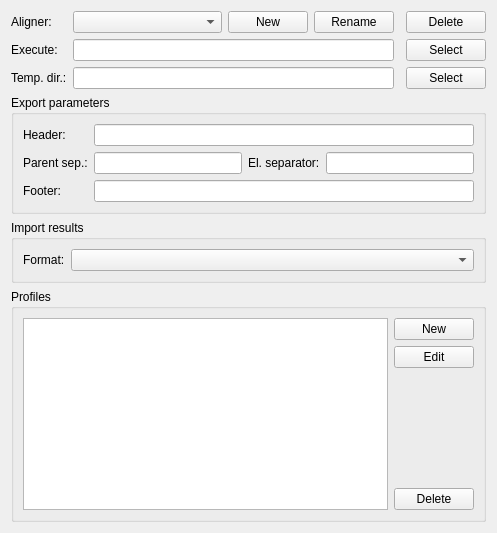
     <widget class="QWidget" name="tab_aligner">
      <attribute name="title">
       <string>Aligner</string>
      </attribute>
      <layout class="QGridLayout" name="gridLayout_2">
       <item row="0" column="0">
        <widget class="QLabel" name="label_aligner">
         <property name="text">
          <string>Aligner:</string>
         </property>
        </widget>
       </item>
       <item row="0" column="1">
        <widget class="QComboBox" name="sel_aligner">
         <property name="sizePolicy">
          <sizepolicy hsizetype="Expanding" vsizetype="Fixed">
           <horstretch>0</horstretch>
           <verstretch>0</verstretch>
          </sizepolicy>
         </property>
        </widget>
       </item>
       <item row="0" column="2">
        <widget class="QPushButton" name="newAlButton">
         <property name="text">
          <string>New</string>
         </property>
        </widget>
       </item>
       <item row="0" column="7">
        <widget class="QPushButton" name="delAlButton">
         <property name="text">
          <string>Delete</string>
         </property>
        </widget>
       </item>
       <item row="1" column="0">
        <widget class="QLabel" name="label_exec">
         <property name="sizePolicy">
          <sizepolicy hsizetype="Maximum" vsizetype="Preferred">
           <horstretch>0</horstretch>
           <verstretch>0</verstretch>
          </sizepolicy>
         </property>
         <property name="text">
          <string>Execute:</string>
         </property>
        </widget>
       </item>
       <item row="1" column="1" colspan="5">
        <widget class="QLineEdit" name="edit_exec"/>
       </item>
       <item row="1" column="7">
        <widget class="QPushButton" name="selExecButton">
         <property name="text">
          <string>Select</string>
         </property>
        </widget>
       </item>
       <item row="2" column="0">
        <widget class="QLabel" name="label_tmpdir">
         <property name="text">
          <string>Temp. dir.:</string>
         </property>
        </widget>
       </item>
       <item row="2" column="1" colspan="5">
        <widget class="QLineEdit" name="edit_tmpdir"/>
       </item>
       <item row="2" column="7">
        <widget class="QPushButton" name="selTmpDirButton">
         <property name="text">
          <string>Select</string>
         </property>
        </widget>
       </item>
       <item row="3" column="0" colspan="8">
        <widget class="QGroupBox" name="alexportBox">
         <property name="sizePolicy">
          <sizepolicy hsizetype="Expanding" vsizetype="Preferred">
           <horstretch>0</horstretch>
           <verstretch>0</verstretch>
          </sizepolicy>
         </property>
         <property name="title">
          <string>Export parameters</string>
         </property>
         <layout class="QGridLayout" name="gridLayout_4">
          <item row="1" column="0">
           <widget class="QLabel" name="label_parSep">
            <property name="text">
             <string>Parent sep.:</string>
            </property>
           </widget>
          </item>
          <item row="1" column="1">
           <widget class="QLineEdit" name="edit_parSep"/>
          </item>
          <item row="1" column="2">
           <widget class="QLabel" name="label_elSep">
            <property name="text">
             <string>El. separator:</string>
            </property>
           </widget>
          </item>
          <item row="1" column="3">
           <widget class="QLineEdit" name="edit_elSep"/>
          </item>
          <item row="0" column="0">
           <widget class="QLabel" name="label_header">
            <property name="text">
             <string>Header:</string>
            </property>
           </widget>
          </item>
          <item row="0" column="1" colspan="3">
           <widget class="QLineEdit" name="edit_header"/>
          </item>
          <item row="2" column="0">
           <widget class="QLabel" name="label_footer">
            <property name="text">
             <string>Footer:</string>
            </property>
           </widget>
          </item>
          <item row="2" column="1" colspan="3">
           <widget class="QLineEdit" name="edit_footer"/>
          </item>
         </layout>
        </widget>
       </item>
       <item row="4" column="0" colspan="8">
        <widget class="QGroupBox" name="alimportBox">
         <property name="title">
          <string>Import results</string>
         </property>
         <layout class="QGridLayout" name="gridLayout_5">
          <item row="0" column="0">
           <widget class="QLabel" name="label_impRes">
            <property name="text">
             <string>Format:</string>
            </property>
           </widget>
          </item>
          <item row="0" column="1">
           <widget class="QComboBox" name="sel_impRes">
            <property name="sizePolicy">
             <sizepolicy hsizetype="Expanding" vsizetype="Fixed">
              <horstretch>0</horstretch>
              <verstretch>0</verstretch>
             </sizepolicy>
            </property>
           </widget>
          </item>
         </layout>
        </widget>
       </item>
       <item row="5" column="0" colspan="8">
        <widget class="QGroupBox" name="alprofilesBox">
         <property name="title">
          <string>Profiles</string>
         </property>
         <layout class="QGridLayout" name="gridLayout_6">
          <item row="1" column="0" rowspan="6">
           <widget class="QListWidget" name="list_profiles"/>
          </item>
          <item row="2" column="1">
           <widget class="QPushButton" name="editProfileButton">
            <property name="text">
             <string>Edit</string>
            </property>
           </widget>
          </item>
          <item row="1" column="1">
           <widget class="QPushButton" name="newProfileButton">
            <property name="text">
             <string>New</string>
            </property>
           </widget>
          </item>
          <item row="6" column="1">
           <widget class="QPushButton" name="delProfileButton">
            <property name="text">
             <string>Delete</string>
            </property>
           </widget>
          </item>
          <item row="4" column="1">
           <spacer name="verticalSpacer_2">
            <property name="orientation">
             <enum>Qt::Vertical</enum>
            </property>
            <property name="sizeHint" stdset="0">
             <size>
              <width>20</width>
              <height>40</height>
             </size>
            </property>
           </spacer>
          </item>
         </layout>
        </widget>
       </item>
       <item row="0" column="3" colspan="3">
        <widget class="QPushButton" name="renameAlButton">
         <property name="text">
          <string>Rename</string>
         </property>
        </widget>
       </item>
      </layout>
     </widget>
